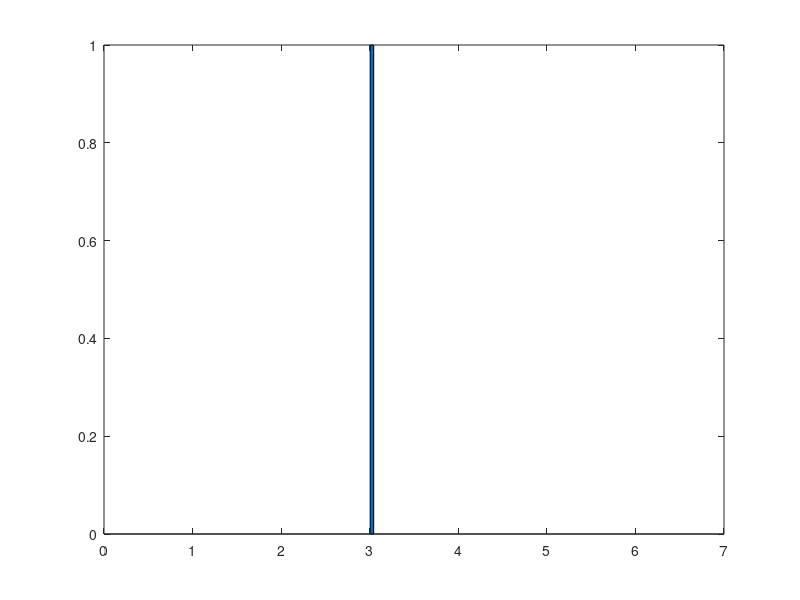
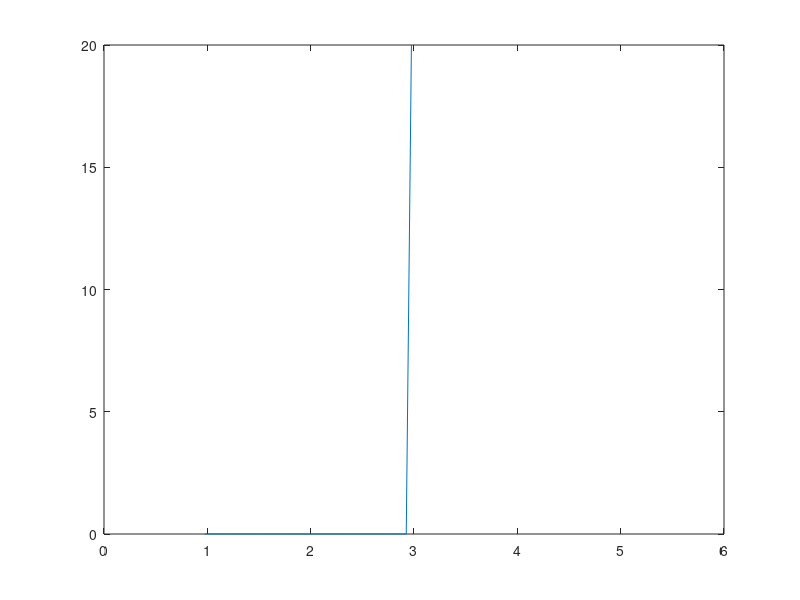
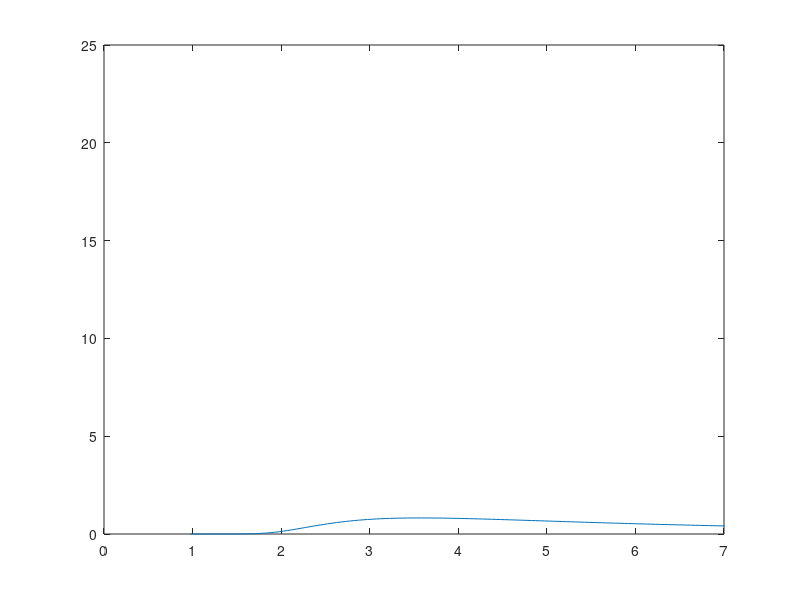

These figures' MATLAB source, in order:
%% Dirac failure distribution

NumTrials = 10000;
ITIMin = 1;
ITIMax = 6;
ITIs = 3 * ones(1,NumTrials);   % deterministic timing

%% Failure density function

dt = 0.05;
times = ITIMin-dt:dt:ITIMax+dt;
cnts = (times(1:end-1) + times(2:end)) / 2;
ft = histc(ITIs,times);
ft = ft(1:end-1);
ft = ft / sum(ft);
figure
bar(cnts,ft)

%% Hazard rate

Ft = cumsum(ft);
Rt = 1 - Ft;
ht = (Rt(1:end-1) - Rt(2:end)) ./ (dt * Rt(1:end-1));
figure
plot(cnts(1:end-1),ht)

%% Subjective hazard rate

% Convolution of the failure density function with a time-dependent Gaussian
Phi = 0.26;
% Phi = 0.36;
intfg = zeros(size(cnts));
tau = cnts;
cntr = 1;   % counter
cnts2 = [cnts cnts(end)+dt:dt:cnts(end)+5000*dt];
for t = cnts2
    fg = ft .* exp(-(tau-t).^2/(2*Phi^2*t^2));
    intfg(cntr) = sum(fg*dt);
    cntr = cntr + 1;
end
fwt = 1 ./ (Phi * cnts2 * sqrt(2*pi)) .* intfg;
fwt = fwt / sum(fwt);

% Subjective hazard rate
Fwt = cumsum(fwt);
Rwt = 1 - Fwt;
hwt = (Rwt(1:end-1) - Rwt(2:end)) ./ (dt * Rwt(1:end-1));
figure
plot(cnts2(1:end-1),hwt)
xlim([0 7])